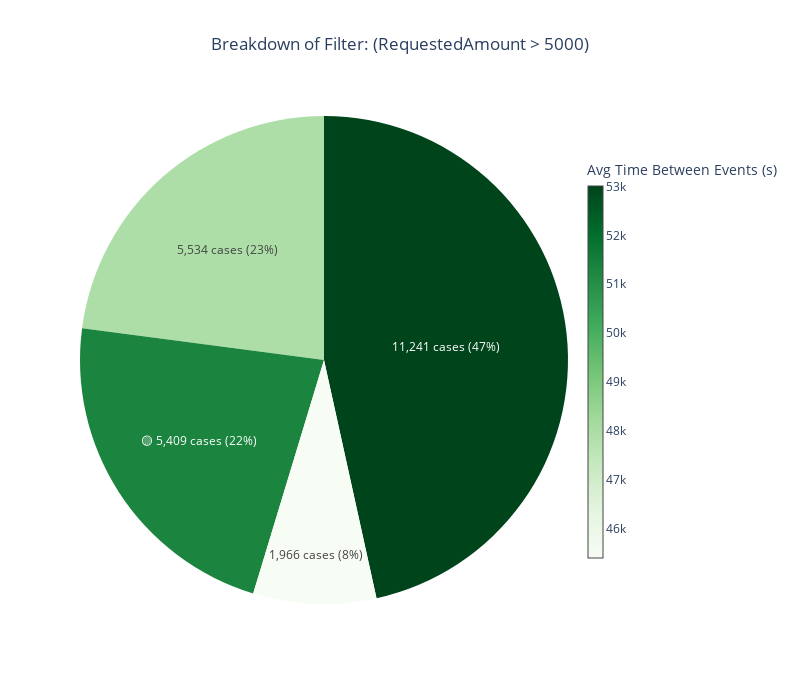

Notebook cell for this chart:
### Code cell
query_breakdown_pie('rs_Over5K', log_view, metric='avg_time_between_events', details=False)

### Figure 1 — Plotly figure (JSON) as saved in the notebook; plotly's stock layout.template omitted (floating-point values rounded to 4 significant figures)
{"data": [{"customdata": [["(event in { 'A_Submitted' }) ✅ →<br>(LoanGoal in { 'Car' }) ✅ →<br>(RequestedAmount > 5000) ✅"], ["(event in { 'A_Submitted' }) ✅ →<br>(LoanGoal in { 'Car' }) ❌ →<br>(RequestedAmount > 5000) ✅"], ["(event in { 'A_Submitted' }) ❌ →<br>(LoanGoal in { 'Car' }) ✅ →<br>(RequestedAmount > 5000) ✅"], ["(event in { 'A_Submitted' }) ❌ →<br>(LoanGoal in { 'Car' }) ❌ →<br>(RequestedAmount > 5000) ✅"]], "hovertemplate": "<b>%{customdata[0]}</b><extra></extra>", "labels": ["🟡 5,409 cases (22%)", "11,241 cases (47%)", "1,966 cases (8%)", "5,534 cases (23%)"], "marker": {"colors": ["rgb(27, 132, 63)", "rgb(0, 68, 27)", "rgb(247, 252, 245)", "rgb(173, 222, 167)"]}, "textinfo": "label", "type": "pie", "values": [5409, 11241, 1966, 5534]}, {"hoverinfo": "none", "marker": {"cmax": 53010.0, "cmin": 45390.0, "color": [45390.0], "colorbar": {"len": 0.8, "thickness": 15, "title": {"text": "Avg Time Between Events (s)"}}, "colorscale": [[0, "rgb(247,252,245)"], [0.125, "rgb(229,245,224)"], [0.25, "rgb(199,233,192)"], [0.375, "rgb(161,217,155)"], [0.5, "rgb(116,196,118)"], [0.625, "rgb(65,171,93)"], [0.75, "rgb(35,139,69)"], [0.875, "rgb(0,109,44)"], [1, "rgb(0,68,27)"]], "showscale": true}, "mode": "markers", "showlegend": false, "type": "scatter", "x": [null], "y": [null]}], "layout": {"height": 700, "paper_bgcolor": "white", "plot_bgcolor": "white", "showlegend": false, "title": {"text": "Breakdown of Filter: (RequestedAmount > 5000)", "x": 0.5}, "width": 800, "xaxis": {"showgrid": false, "showticklabels": false, "zeroline": false}, "yaxis": {"showgrid": false, "showticklabels": false, "zeroline": false}}}
